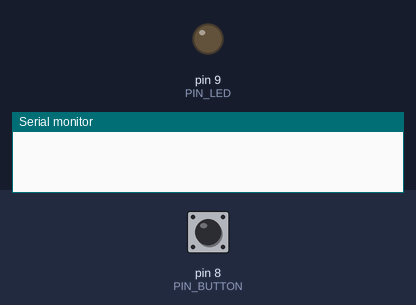
Simulated run of this sketch. Board: Arduino Uno, built with avr-gcc and run on an emulated ATmega328P. Shown: output pins drawn as LEDs (lit = HIGH), the last lines printed to the serial monitor. The test bench sets the inputs (shaded band); at power-on: pin 8 (PIN_BUTTON) HIGH.

Above: at 1.2 s.
1.3 s: pin 8 (PIN_BUTTON) pulled LOW for 0.15 s
At 1.8 s:
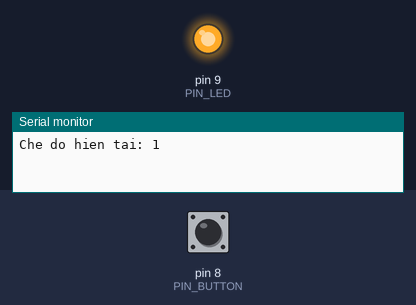
2.9 s: pin 8 (PIN_BUTTON) pulled LOW for 1 s
At 4.2 s:
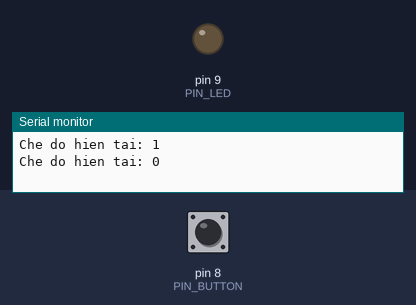
5.4 s: pin 8 (PIN_BUTTON) pulled LOW for 3.2 s
At 9.0 s:
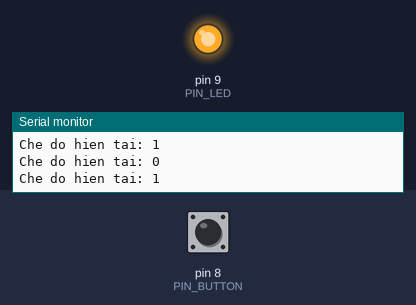
Timing chart, 0 to 10.5 s (numbered marks = the images above; inputs shaded):
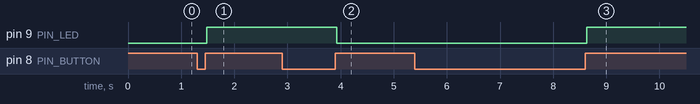

Measured:
- after the input at 1.3 s, pin 9 (PIN_LED): LOW → HIGH after 0.18 s
- after the input at 2.9 s, pin 9 (PIN_LED): HIGH → LOW after 1.0 s
- after the input at 5.4 s, pin 9 (PIN_LED): LOW → HIGH after 3.2 s

The sketch:

Lab_PRJ_43_Mach_Dieu_Khien_LED_Don_Bang_Nut_Nhan_Voi_Arduino.ino
```cpp
/*=================================================================================================
 * BANLINHKIEN.COM                                            *
 ==================================================================================================
*/

// --- KHAI BÁO CẤU HÌNH ---
const int PIN_BUTTON = 8;    // Chân kết nối nút nhấn
const int PIN_LED    = 9;    // Chân kết nối LED

// --- BIẾN ĐIỀU KHIỂN ---
int lastButtonState = HIGH;  // Trạng thái nút nhấn lần cuối (HIGH vì dùng PULLUP)
int buttonFlag      = HIGH;  // Cờ lưu trạng thái ổn định sau khi khử rung
int ledMode         = 0;     // Biến đếm trạng thái LED (0: Tắt, 1: Bật)

unsigned long lastDebounceTime = 0; // Lưu thời điểm cuối cùng nút bị nhiễu
const int debounceDelay = 30;       // Thời gian chờ để xác nhận nút nhấn (30ms)

void setup() {
  pinMode(PIN_LED, OUTPUT);
  pinMode(PIN_BUTTON, INPUT_PULLUP); // Sử dụng điện trở kéo lên nội bộ
  Serial.begin(9600);
}

void loop() {
  // 1. ĐỌC TRẠNG THÁI NÚT NHẤN (KHỬ RUNG)
  int reading = digitalRead(PIN_BUTTON);

  // Nếu nút vừa thay đổi (do nhấn xuống hoặc do nhiễu)
  if (reading != lastButtonState) {
    lastDebounceTime = millis(); // Reset lại đồng hồ đếm thời gian khử rung
  }

  // Nếu trạng thái duy trì ổn định lâu hơn thời gian trễ (30ms)
  if ((millis() - lastDebounceTime) > debounceDelay) {

    // Nếu trạng thái thực sự thay đổi so với "cờ" hiện tại
    if (reading != buttonFlag) {
      buttonFlag = reading;

      // CHỈ xử lý khi nút được nhả ra (từ LOW lên HIGH)
      if (buttonFlag == HIGH) {
        ledMode = !ledMode; // Đảo trạng thái: 0 thành 1, 1 thành 0
        Serial.print("Che do hien tai: ");
        Serial.println(ledMode);
      }
    }
  }

  // Lưu lại giá trị đọc được cho lần lặp kế tiếp
  lastButtonState = reading;

  // 2. ĐIỀU KHIỂN LED THEO TRẠNG THÁI ledMode
  digitalWrite(PIN_LED, ledMode);
}
```
